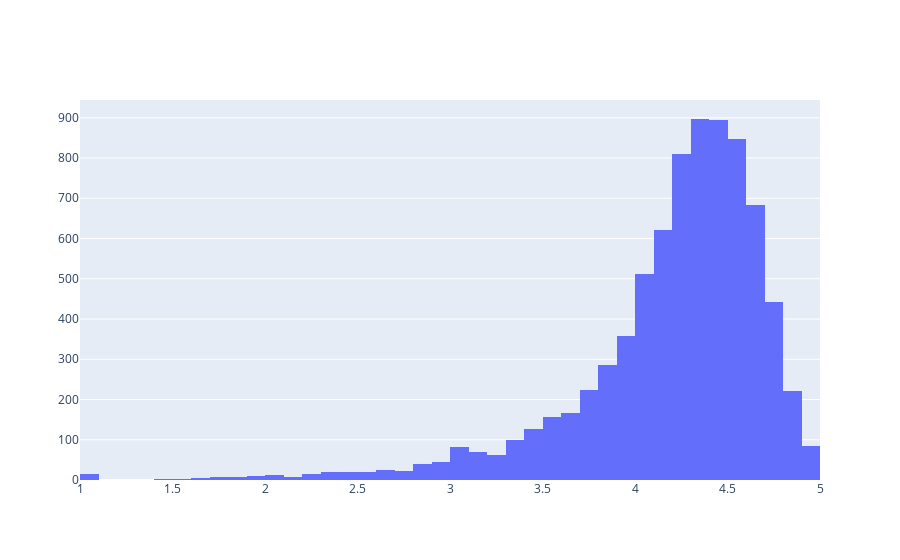

The notebook cell saved with this chart:
### Code cell
#distribution of ratings
data = [go.Histogram(
        x = df.Rating,
        xbins = {'start': 1, 'size': 0.1, 'end' :5}
)]

print('Average app rating = ', np.mean(df['Rating']))
plotly.offline.iplot(data, filename='overall_rating_distribution')

### Figure 1 — Plotly figure (JSON) as saved in the notebook; plotly's stock layout.template omitted (floating-point values rounded to 4 significant figures; data arrays with more than 128 entries replaced by an {"elided": "..."} marker saying what was removed)
{"data": [{"type": "histogram", "x": {"elided": "9658 float values"}, "xbins": {"end": 5, "size": 0.1, "start": 1}}], "layout": {}}
